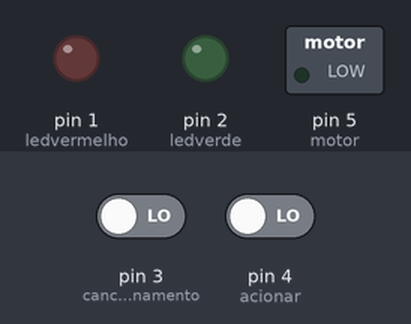
Recording of a sketch running on a simulated Arduino Uno, built with avr-gcc and run on an emulated ATmega328P. On the bench: switched loads named in the sketch (green lamp = pin HIGH), output pins drawn as LEDs (lit = HIGH). Inputs (shaded band) come from the test bench; at power-on: pin 4 (acionar) LOW, pin 3 (cancelaracionamento) LOW.

Above: at 1.2 s.
1.3 s: pin 4 (acionar) driven HIGH
At 2.5 s:
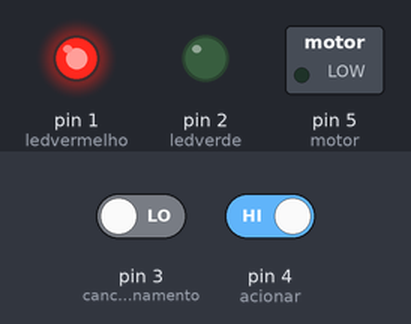
5.8 s: pin 4 (acionar) driven LOW
At 7.5 s:
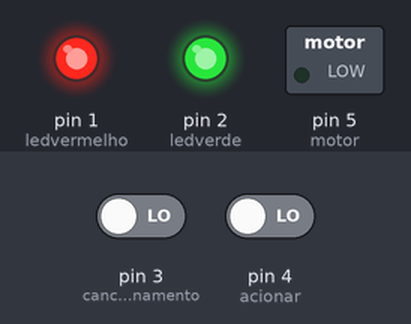
At 8.4 s:
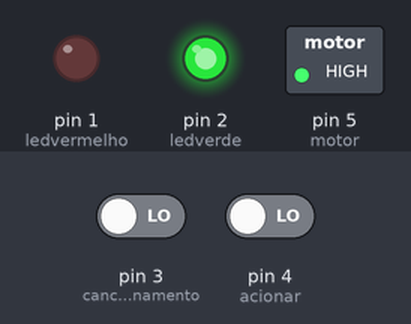
Timing chart, 0 to 10.0 s (numbered marks = the images above; inputs shaded):
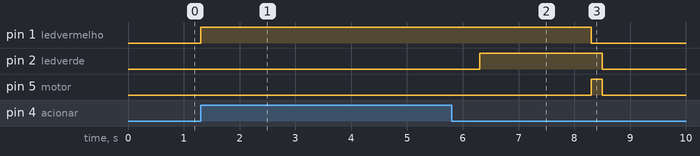

The sketch:

codigo-arduino.ino
```cpp
const int ledvermelho = 1; //Led vermelho conectado ao terminal 13 do arduino
const int ledverde = 2; //Led verde conectado ao terminal 9 do arduino
const int acionar = 4; //Botão 1 conectado ao terminal 4 do arduino
const int cancelaracionamento = 3; //Botão 2 conectado ao terminal 3 do arduino
const int motor = 5; //Base do transistor (motor) conectado ao terminal 2 do arduino
void setup() {//Definição se os terminais recebem o sinal (input) ou transmitem um sinal (output)
  pinMode (acionar, INPUT);
  pinMode (motor, OUTPUT);
  pinMode (ledvermelho, OUTPUT);
  pinMode (ledverde, OUTPUT);
  pinMode (cancelaracionamento, INPUT);
}
void loop() {
  if (digitalRead(acionar) == HIGH) { //Se o botão 1 for pressionado
    digitalWrite(ledvermelho, HIGH);
    delay(5000);//Led vermelho aceso por 5s
    digitalWrite (ledverde, HIGH);
    delay(2000);//Led verde aceso por 2s
    if (digitalRead (cancelaracionamento) == HIGH) { //Se o botão 2 estiver pressionado
      digitalWrite (ledvermelho, LOW);//Apaga led vermelho
      digitalWrite (ledverde, LOW);
    }//Apaga led verde
    else { //Caso contrário
      digitalWrite (ledvermelho, LOW);//Led vermelho desligado
      digitalWrite (motor, HIGH);
      delay(200);// Motor trabalha por 0,2s
      digitalWrite (motor, LOW);//Motor desligado
      digitalWrite (ledverde, LOW);
    }//Led verde desligado
  }
}
```

Measured:
- after the input at 1.3 s, pin 1 (ledvermelho): LOW → HIGH at once
- after the input at 5.8 s, pin 1 (ledvermelho): goes on until 8.3 s, then stays LOW; pin 2 (ledverde): goes on until 8.5 s, then stays LOW
